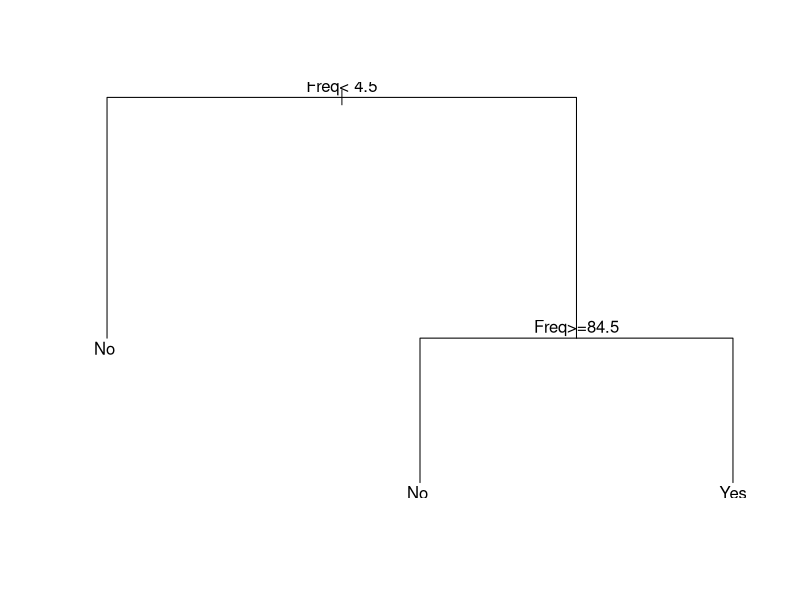

Reproduce this figure in R.
install.packages("titanic")
data(Titanic)
library(rpart)
titanic <- rpart(Survived ~ ., data=Titanic)
titanic
titanic$frame
plot(titanic)
text(titanic)
